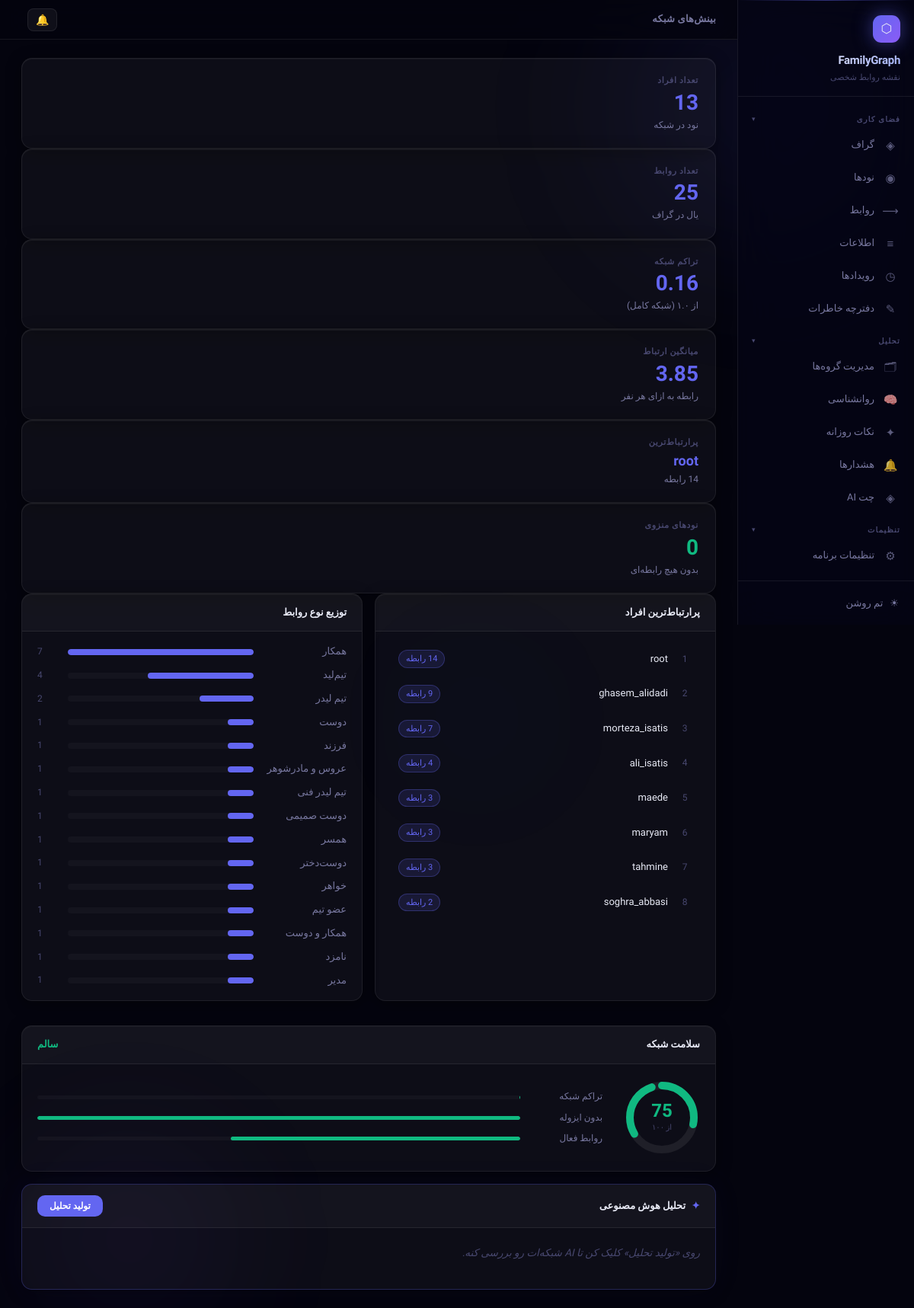
/insights/, run on the app's committed database.
### main/models.py (models this page shows, shortened)
class Node(models.Model):
    username   = models.CharField(max_length=100, unique=True)
    first_name = models.CharField(max_length=100, blank=True, verbose_name='نام')
    last_name  = models.CharField(max_length=100, blank=True, verbose_name='نام خانوادگی')
    nickname   = models.CharField(max_length=100, blank=True, verbose_name='لقب / اسم مستعار')
    picture    = models.ImageField(upload_to="media/", blank=True, null=True)
    name       = models.CharField(max_length=200, blank=True)   # legacy — kept for compat
    birth_day  = models.DateField(blank=True, null=True)
    career     = models.CharField(max_length=200, blank=True)
    phone_number = models.CharField(max_length=20, blank=True)
    group      = models.CharField(max_length=100, blank=True, verbose_name='گروه (قدیمی)',
                                  help_text='legacy — از groups استفاده کن')
    groups     = models.ManyToManyField(Group, blank=True, related_name='nodes',
                                        verbose_name='گروه‌ها')
    class Meta:
        ordering = ['username']

class Relationship(models.Model):
    STATUS_CHOICES = [
        ('active',    'فعال'),
        ('distant',   'دور شده'),
        ('inactive',  'غیرفعال'),
    ]
    rel      = models.CharField(max_length=100, blank=True, null=True)
    source   = models.ForeignKey(Node, related_name='as_source', on_delete=models.PROTECT)
    target   = models.ForeignKey(Node, related_name='as_target', on_delete=models.PROTECT)
    strength = models.IntegerField(default=3, choices=[(i, i) for i in range(1, 6)])  # 1-5
    status   = models.CharField(max_length=10, choices=STATUS_CHOICES, default='active')
    met_at   = models.DateField(blank=True, null=True, verbose_name='تاریخ آشنایی')
    class Meta:
        unique_together = ('source', 'target', 'rel')

### main/views.py (the view, shortened to what this page needs)
# urls.py: path('insights/', views.insights_view, name='insights'),
def insights_view(request):
    all_nodes = list(Node.objects.all())
    all_rels  = list(Relationship.objects.select_related('source', 'target'))
    node_count = len(all_nodes)
    edge_count = len(all_rels)
    node_map   = {n.id: n for n in all_nodes}
    degree = {n.id: 0 for n in all_nodes}
    for r in all_rels:
        degree[r.source_id] = degree.get(r.source_id, 0) + 1
        degree[r.target_id] = degree.get(r.target_id, 0) + 1
    top_nodes = sorted(degree.items(), key=lambda x: -x[1])[:8]
    top_nodes = [(node_map[nid], deg) for nid, deg in top_nodes if nid in node_map]
    most_connected        = top_nodes[0][0] if top_nodes else None
    most_connected_degree = top_nodes[0][1] if top_nodes else 0
    isolated              = [n for n in all_nodes if degree.get(n.id, 0) == 0]
    rel_types = {}
    for r in all_rels:
        label = r.rel or "نامشخص"
        rel_types[label] = rel_types.get(label, 0) + 1
    rel_types = sorted(rel_types.items(), key=lambda x: -x[1])
    max_edges  = node_count * (node_count - 1)
    density    = round(edge_count / max_edges, 3) if max_edges > 0 else 0
    avg_degree = round(2 * edge_count / node_count, 2) if node_count > 0 else 0
    centrality_rows = []
    clustering_coef = 0.0
    structural_holes_count = 0  # nodes bridging communities
    strong_tie_pct  = 0.0
    weak_tie_pct    = 0.0
    try:
        import networkx as nx
        G, _, _ = _build_graph()
    except ImportError:
        pass
    if all_rels:
        strong = sum(1 for r in all_rels if r.strength >= 4)
        weak   = sum(1 for r in all_rels if r.strength <= 2)
        strong_tie_pct = round(strong / len(all_rels) * 100, 1)
        weak_tie_pct   = round(weak   / len(all_rels) * 100, 1)
    isolated_ratio = len(isolated) / node_count if node_count else 1
    avg_strength   = (sum(r.strength for r in all_rels) / len(all_rels)) if all_rels else 0
    active_ratio   = (sum(1 for r in all_rels if r.status == 'active') / len(all_rels)) if all_rels else 0
    density_score     = min(density * 300, 20)
    isolation_score   = max(0, 20 - isolated_ratio * 20)
    clustering_score  = round(clustering_coef * 20, 1)
    strength_score    = round((avg_strength / 5) * 20, 1)
    stability_score   = round(active_ratio * 20, 1)
    health_score = round(density_score + isolation_score + clustering_score + strength_score + stability_score)
    health_color = "#10b981" if health_score >= 70 else "#f59e0b" if health_score >= 40 else "#ef4444"
    health_label = "سالم" if health_score >= 70 else "متوسط" if health_score >= 40 else "نیاز به توجه"
    health_components = [
        {'name': 'تراکم شبکه',    'score': round(density_score, 1),   'max': 20, 'desc': 'چقدر شبکه‌ات به‌هم وصله'},
        {'name': 'کاهش انزوا',    'score': round(isolation_score, 1), 'max': 20, 'desc': 'چقدر کم نودهای بدون ارتباط داری'},
        {'name': 'خوشه‌بندی',     'score': clustering_score,          'max': 20, 'desc': 'چقدر دوستانت با هم آشنا هستند'},
        {'name': 'کیفیت روابط',   'score': strength_score,            'max': 20, 'desc': 'میانگین قدرت روابطت'},
        {'name': 'پایداری شبکه',  'score': stability_score,           'max': 20, 'desc': '٪ روابط فعال'},
    ]
    return render(request, 'insights/insights.html', {
        'node_count':              node_count,
        'edge_count':              edge_count,
        'density':                 density,
        'avg_degree':              avg_degree,
        'most_connected':          most_connected,
        'most_connected_degree':   most_connected_degree,
        'isolated':                isolated,
        'top_nodes':               top_nodes,
        'rel_types':               rel_types,
        'centrality_rows':         centrality_rows,
        'health_score':            health_score,
        'health_color':            health_color,
        'health_label':            health_label,
        'health_components':       health_components,
        'clustering_coef':         clustering_coef,
        'structural_holes_count':  structural_holes_count,
        'strong_tie_pct':          strong_tie_pct,
        'weak_tie_pct':            weak_tie_pct,
    })

### main/views.py (called while the page is built)
def _build_graph():
    import networkx as nx
    all_nodes = list(Node.objects.all())
    all_rels  = list(Relationship.objects.select_related('source', 'target'))
    G = nx.Graph()
    for n in all_nodes:
        G.add_node(n.id)
    for r in all_rels:
        G.add_edge(r.source_id, r.target_id, strength=r.strength, status=r.status)
    return G, all_nodes, all_rels

### templates/insights/insights.html (shortened to what this page needs)
{% extends "base.html" %}
{% block page_title %}بینش‌های شبکه{% endblock %}
{% block content %}
<div class="insights-grid">
  <div class="metric-card">
    <div class="metric-label">تعداد افراد</div>
    <div class="metric-value">{{ node_count }}</div>
    <div class="metric-sub">نود در شبکه</div>
  </div>
  <div class="metric-card">
    <div class="metric-label">تعداد روابط</div>
    <div class="metric-value">{{ edge_count }}</div>
    <div class="metric-sub">یال در گراف</div>
  </div>
  <div class="metric-card">
    <div class="metric-label">تراکم شبکه</div>
    <div class="metric-value">{{ density }}</div>
    <div class="metric-sub">از ۱.۰ (شبکه کامل)</div>
  </div>
  <div class="metric-card">
    <div class="metric-label">میانگین ارتباط</div>
    <div class="metric-value">{{ avg_degree }}</div>
    <div class="metric-sub">رابطه به ازای هر نفر</div>
  </div>
  <div class="metric-card">
    <div class="metric-label">پرارتباط‌ترین</div>
    <div class="metric-value" style="font-size:18px">{{ most_connected.username|default:"—" }}</div>
    <div class="metric-sub">{{ most_connected_degree }} رابطه</div>
  </div>
  <div class="metric-card">
    <div class="metric-label">نودهای منزوی</div>
    <div class="metric-value" style="color:{% if isolated %}#f59e0b{% else %}#10b981{% endif %}">{{ isolated|length }}</div>
    <div class="metric-sub">بدون هیچ رابطه‌ای</div>
  </div>
</div>
<div style="display:grid;grid-template-columns:1fr 1fr;gap:16px;margin-bottom:16px">
  <div class="section-card">
    <div class="section-head">
      <span class="section-title">پرارتباط‌ترین افراد</span>
    </div>
    <div class="section-body">
      <div class="top-node-list">
        {% for node, deg in top_nodes %}
        <div class="top-node-row">
          <span class="rank">{{ forloop.counter }}</span>
          <a href="{% url 'node_detail' node.id %}" class="top-node-name">{{ node.username }}</a>
          <span class="degree-badge">{{ deg }} رابطه</span>
        </div>
        {% endfor %}
      </div>
    </div>
  </div>
  <div class="section-card">
    <div class="section-head">
      <span class="section-title">توزیع نوع روابط</span>
    </div>
    <div class="section-body">
      {% if rel_types %}
      <div class="rel-bar-wrap">
        {% for label, count in rel_types %}
        <div class="rel-bar-row">
          <span class="rel-bar-label">{{ label }}</span>
          <div class="rel-bar-track">
            <div class="rel-bar-fill" style="width:{{ count|floatformat:0 }}%"
                 data-count="{{ count }}" data-max="{{ rel_types.0.1 }}"></div>
          </div>
          <span class="rel-bar-count">{{ count }}</span>
        </div>
        {% endfor %}
      </div>
      {% else %}
      <div class="empty-sec">رابطه‌ای ثبت نشده</div>
      {% endif %}
    </div>
  </div>
</div>
<div class="section-card" style="margin-bottom:16px">
  <div class="section-head">
    <span class="section-title">سلامت شبکه</span>
    <span style="font-size:13px;font-weight:700;color:{{ health_color }}">{{ health_label }}</span>
  </div>
  <div class="health-ring-wrap">
    <div class="health-ring">
      <svg width="100" height="100" viewBox="0 0 100 100">
        <circle cx="50" cy="50" r="42" fill="none" stroke="var(--border)" stroke-width="10"/>
        <circle cx="50" cy="50" r="42" fill="none" stroke="{{ health_color }}" stroke-width="10"
          stroke-dasharray="{{ health_score|floatformat:0 }}, 100"
          stroke-dasharray="{% widthratio health_score 100 264 %} 264"
          stroke-linecap="round"/>
      </svg>
      <div class="health-ring-label">
        <span class="health-score-num" style="color:{{ health_color }}">{{ health_score }}</span>
        <span class="health-score-txt">از ۱۰۰</span>
      </div>
    </div>
    <div class="health-breakdown">
      <div class="health-row"><span style="width:100px">تراکم شبکه</span><div class="health-bar-track"><div class="health-bar-fill" style="width:{{ density|floatformat:1 }}%;background:{{ health_color }}"></div></div></div>
      <div class="health-row"><span style="width:100px">بدون ایزوله</span><div class="health-bar-track"><div class="health-bar-fill" style="width:{% if isolated %}{{ isolated|length }}{% else %}100{% endif %}%;background:{{ health_color }}"></div></div></div>
      <div class="health-row"><span style="width:100px">روابط فعال</span><div class="health-bar-track"><div class="health-bar-fill" style="width:60%;background:{{ health_color }}"></div></div></div>
    </div>
  </div>
</div>
<div class="ai-box">
  <div class="ai-head">
    <span class="ai-title"><span class="ai-icon">✦</span> تحلیل هوش مصنوعی</span>
    <button class="btn-generate" id="genBtn" onclick="generateInsight()">تولید تحلیل</button>
  </div>
  <div class="ai-body" id="aiBody">
    <span class="ai-placeholder">روی «تولید تحلیل» کلیک کن تا AI شبکه‌ات رو بررسی کنه.</span>
  </div>
</div>
{% endblock %}

### data on the page
Node: username "root"
Node: username "ghasem_alidadi", deg "9"
Node: username "morteza_isatis", deg "7"
Node: username "ali_isatis", deg "4"
Node: username "maede", deg "3"
Node: username "maryam", deg "3"
Node: username "tahmine", deg "3"
Node: username "soghra_abbasi", deg "2"
Relationship: rel_types "همکار"
Relationship: rel_types "تیم‌لید"
Relationship: rel_types "تیم لیدر"
Relationship: rel_types "دوست"
Relationship: rel_types "فرزند"
Relationship: rel_types "عروس و مادرشوهر"
Relationship: rel_types "تیم لیدر فنی"
Relationship: rel_types "دوست صمیمی"
Relationship: rel_types "همسر"
Relationship: rel_types "دوست‌دختر"
Relationship: rel_types "خواهر"
Relationship: rel_types "عضو تیم"
Relationship: rel_types "همکار و دوست"
Relationship: rel_types "نامزد"
Relationship: rel_types "مدیر"

### other printed values
{{ node_count }} "13"
{{ edge_count }} "25"
{{ density }} "0.16"
{{ avg_degree }} "3.85"
{{ isolated|length }} "0"
{{ count }} "7" "4" "2" "1" "1" "1" "1" "1" "1" "1" "1" "1" "1" "1" "1"
{{ health_label }} "سالم"
{{ health_score }} "75"
